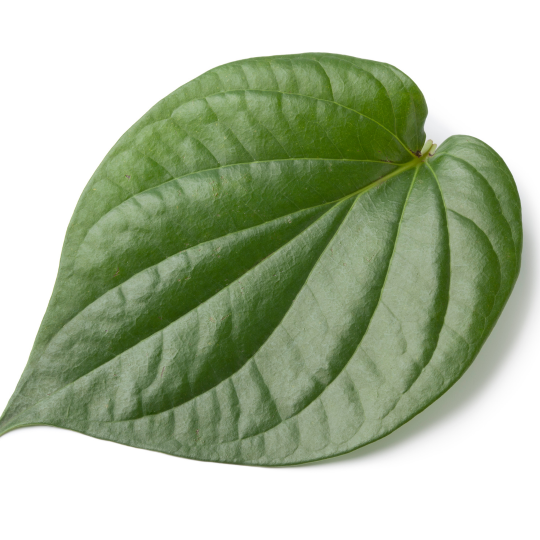
#> input picture DAUN-SIRIH.png, 1080 x 1080 px (shown at 1/2 size)
$ jupyter execute 'Projek Akhir PCD.ipynb'   (shell and % lines are left out)   (older library calls are emulated)
#> lines starting #> are read from the running program, lines starting #| are printed output that depends on the picture
[cell 1]
import matplotlib, cv2
import numpy as np
import matplotlib.pyplot as plt
import matplotlib.image as mpimg

[cell 2]
# read an image
img = cv2.imread(r'./DAUN-SIRIH.png')
#> img is the input picture: shape (1080, 1080, 3); mean B, G, R 160.3, 186.9, 173.9
im = mpimg.imread('./DAUN-SIRIH.png')

plt.imshow(im)

[cell 3]
# convert image to grayscale
gray_img = cv2.cvtColor(img, cv2.COLOR_RGB2GRAY)
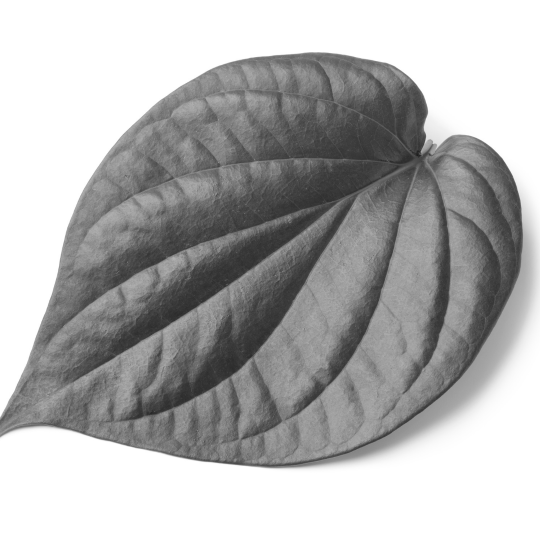
#> gray_img: shape (1080, 1080) (shown at 1/2 size); min 24, max 255, mean 177.5

print(gray_img)
#> (printed output is left out)

[cell 4]
plt.imshow(cv2.cvtColor(gray_img, cv2.COLOR_GRAY2RGB))

[cell 5]
def normalize_label(str_):
    str_ = str_.replace(" ", "")
    str_ = str_.translate(str_.maketrans("","", "()"))
    str_ = str_.split("_")
    return ''.join(str_[:2])

[cell 6]
imgs = [] #list image matrix
labels = []
# descs = []

h, w =gray_img.shape
#> h = 1080; w = 1080
ymin, ymax, xmin, xmax = h//3, h*2//3, w//3, w*2//3
#> ymin = 360; ymax = 720; xmin = 360; xmax = 720
crop = gray_img[ymin:ymax, xmin:xmax]
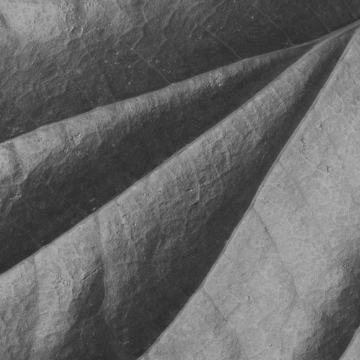
#> crop: shape (360, 360); min 42, max 180, mean 102.2

resize = cv2.resize(crop, (0,0), fx=0.6, fy=0.6)

imgs.append(resize)
labels.append('SIRIH1')
# descs.append(normalize_desc(folder, sub_folder))

# print_progress(i, len_sub_folder, folder, sub_folder, filename)

[cell 7]
cv2.imshow('Daun',imgs[0])

cv2.waitKey(0)
cv2.destroyAllWindows()

print(imgs)
#> (printed output is left out)

[cell 8]
from skimage.feature import greycomatrix, greycoprops

# ----------------- calculate greycomatrix() & greycoprops() for angle 0, 45, 90, 135 ----------------------------------
def calc_glcm_all_agls(img, label, props, dists=[5], agls=[0, np.pi/4, np.pi/2, 3*np.pi/4], lvl=256, sym=True, norm=True):

    glcm = greycomatrix(img,
                        distances=dists,
                        angles=agls,
                        levels=lvl,
                        symmetric=sym,
                        normed=norm)
    feature = []
    glcm_props = [propery for name in props for propery in greycoprops(glcm, name)[0]]
    for item in glcm_props:
            feature.append(item)
    feature.append(label)

    return feature


# ----------------- call calc_glcm_all_agls() for all properties ----------------------------------
properties = ['correlation', 'homogeneity', 'contrast', 'energy']

glcm_all_agls = []
for img, label in zip(imgs, labels):
    glcm_all_agls.append(
            calc_glcm_all_agls(img,
                                label,
                                props=properties)
                            )
#> this loop made 1 pass
#> label on pass 1: 'SIRIH1'
#> after the loop, glcm_all_agls = [[0.861, 0.772, 0.858, 0.937, 0.111, 0.0986, 0.115, 0.129, 404, 662.3, 414.3, 184.5, 0.0186, 0.017, 0.0185, 0.0204, 'SIRIH1']]

columns = []
angles = ['0', '45', '90','135']
for name in properties :
    for ang in angles:
        columns.append(name + "_" + ang)

columns.append("label")

[cell 9]
import pandas as pd

# Create the pandas DataFrame for GLCM features data
glcm_df = pd.DataFrame(glcm_all_agls,
                      columns = columns)
#> glcm_df = table of 1 rows and 17 columns

#save to csv
glcm_df.to_csv("glcm_daunsirih_dataset.csv")

glcm_df.head(7)
#> Out = table of 1 rows and 17 columns

$ run again, with daunmawar.png copied over DAUN-SIRIH.png
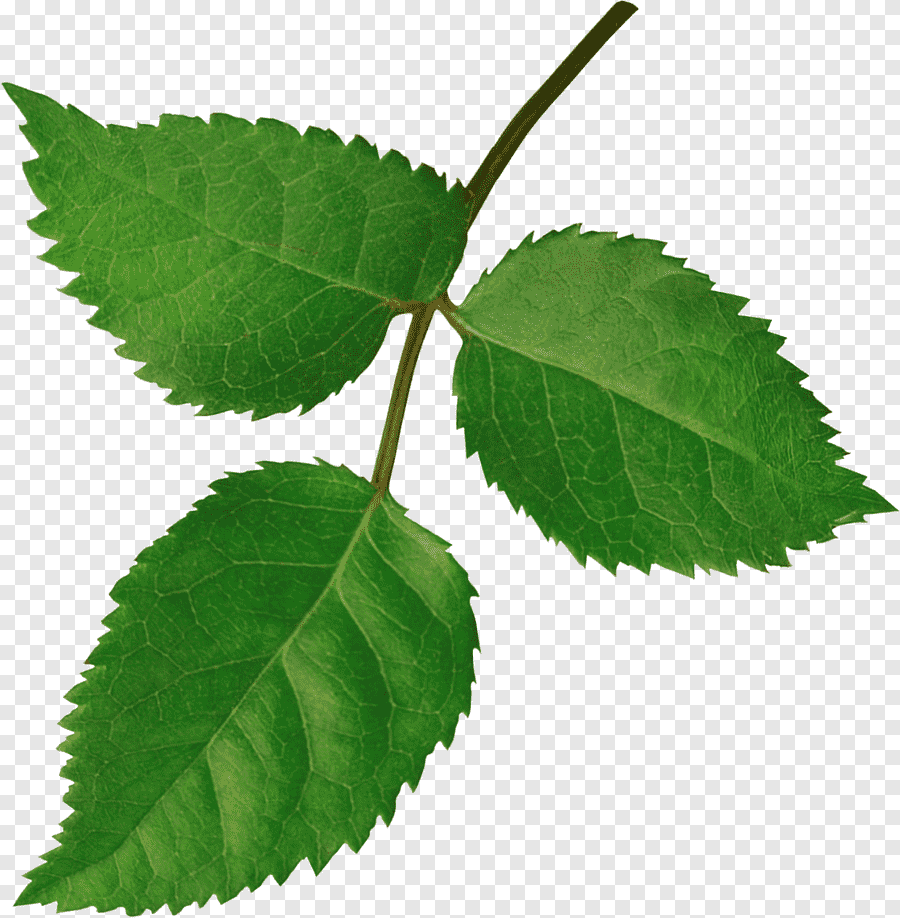
#> input picture daunmawar.png, 900 x 918 px
#> img is the input picture: shape (918, 900, 3); mean B, G, R 153.5, 190.3, 163.8
#> `gray_img = cv2.cvtColor(img, cv2.COLOR_RGB2GRAY)`:
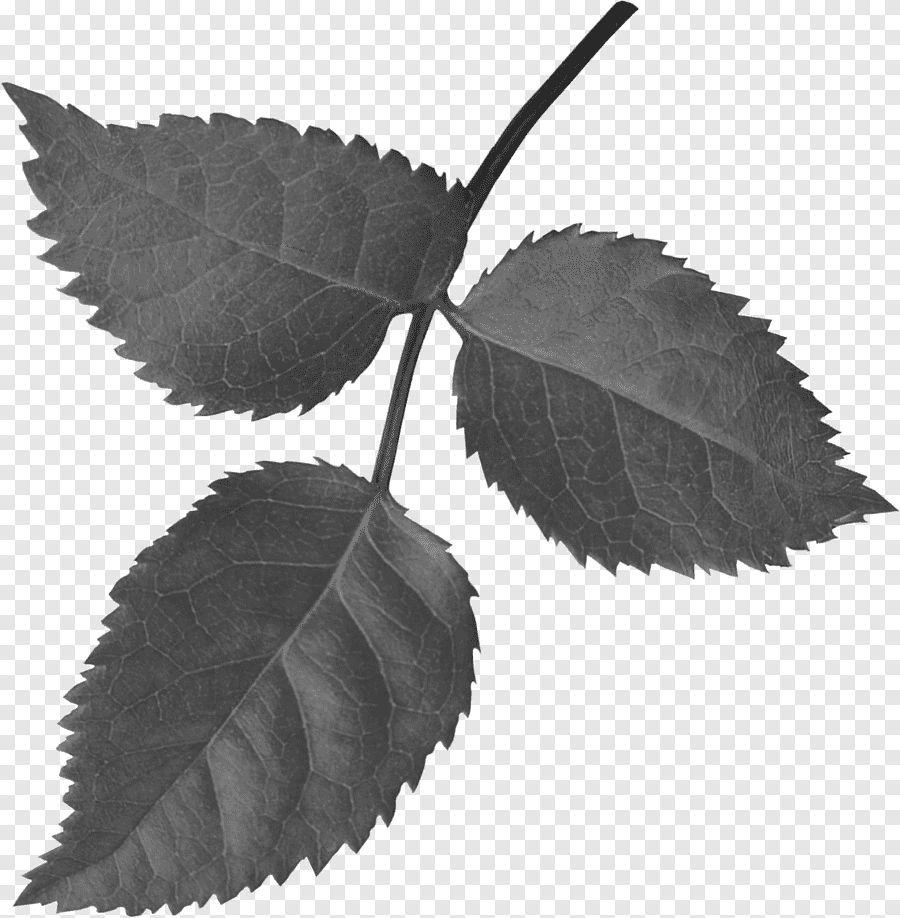
#> gray_img: shape (918, 900); min 41, max 255, mean 176.3
#> (printed output is left out)
#> `resize = cv2.resize(crop, (0,0), fx=0.6, fy=0.6)`:
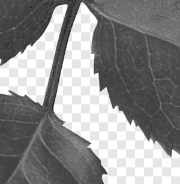
#> resize: shape (184, 180); min 41, max 255, mean 140.4
#> (printed output is left out)
#> the loop `for img, label in zip(imgs, labels):` made 1 pass
#> label on pass 1: 'SIRIH1'
#> after the loop `for img, label in zip(imgs, labels):`: glcm_all_agls = [[0.808, 0.821, 0.881, 0.826, 0.253, 0.239, 0.234, 0.233, 2286.7, 2134.1, 1417.5, 2071.4, 0.143, 0.13, 0.134, 0.129, 'SIRIH1']]
#> glcm_df = table of 1 rows and 17 columns

$ run again, with daunmawar2.jpg saved as DAUN-SIRIH.png
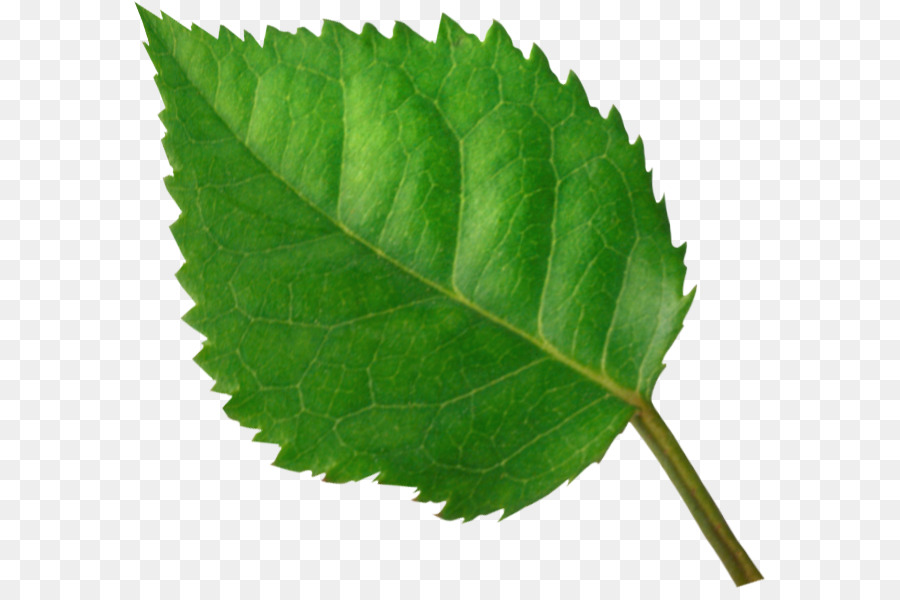
#> input picture daunmawar2.jpg, 900 x 600 px
#> img is the input picture: shape (600, 900, 3); mean B, G, R 161.6, 201, 175.1
#> `gray_img = cv2.cvtColor(img, cv2.COLOR_RGB2GRAY)`:
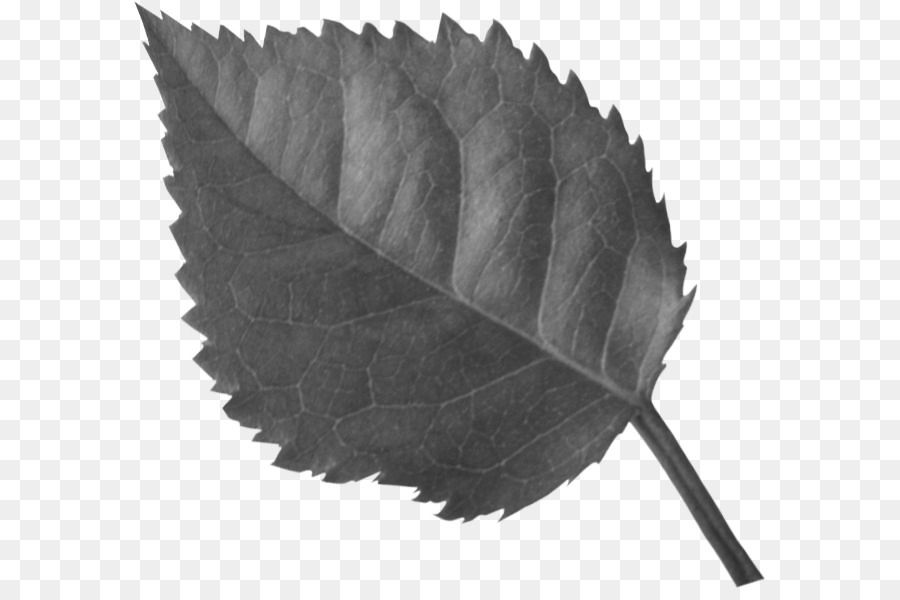
#> gray_img: shape (600, 900); min 45, max 255, mean 186.3
#> (printed output is left out)
#> `crop = gray_img[ymin:ymax, xmin:xmax]`:
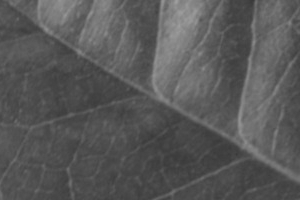
#> crop: shape (200, 300); min 57, max 159, mean 88.1
#> (printed output is left out)
#> the loop `for img, label in zip(imgs, labels):` made 1 pass
#> label on pass 1: 'SIRIH1'
#> after the loop `for img, label in zip(imgs, labels):`: glcm_all_agls = [[0.748, 0.771, 0.819, 0.753, 0.131, 0.128, 0.15, 0.135, 171.7, 153.2, 118.4, 165.1, 0.0279, 0.0277, 0.029, 0.0277, 'SIRIH1']]
#> glcm_df = table of 1 rows and 17 columns

$ run again, with daunsirih.jpg saved as DAUN-SIRIH.png
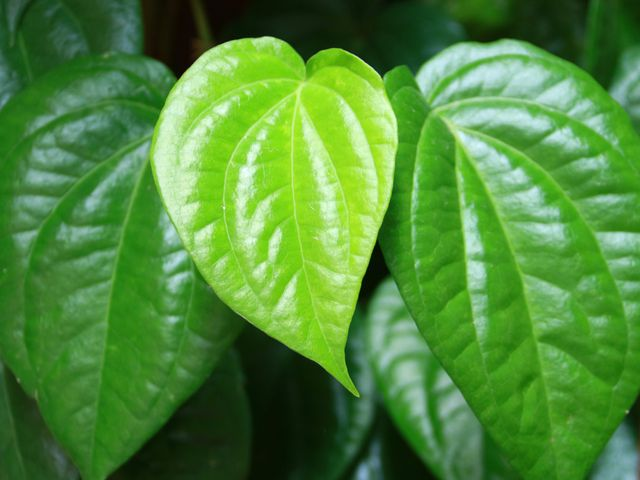
#> input picture daunsirih.jpg, 640 x 480 px
#> img is the input picture: shape (480, 640, 3); mean B, G, R 57.4, 137.6, 79.2
#> `gray_img = cv2.cvtColor(img, cv2.COLOR_RGB2GRAY)`:
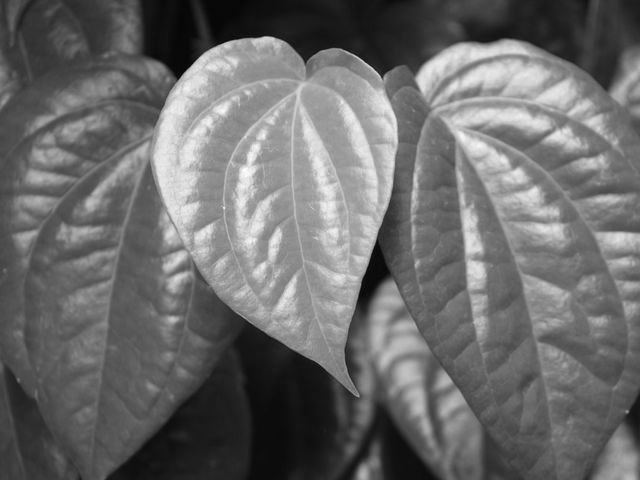
#> gray_img: shape (480, 640); min 1, max 253, mean 106.9
#> (printed output is left out)
#> `crop = gray_img[ymin:ymax, xmin:xmax]`:
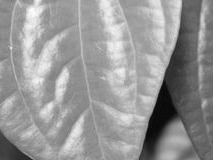
#> crop: shape (160, 213); min 4, max 253, mean 150.2
#> (printed output is left out)
#> the loop `for img, label in zip(imgs, labels):` made 1 pass
#> label on pass 1: 'SIRIH1'
#> after the loop `for img, label in zip(imgs, labels):`: glcm_all_agls = [[0.59, 0.583, 0.852, 0.732, 0.0565, 0.0608, 0.088, 0.0596, 1691.2, 1723.2, 605.3, 1108.6, 0.013, 0.0135, 0.0151, 0.0136, 'SIRIH1']]
#> glcm_df = table of 1 rows and 17 columns
